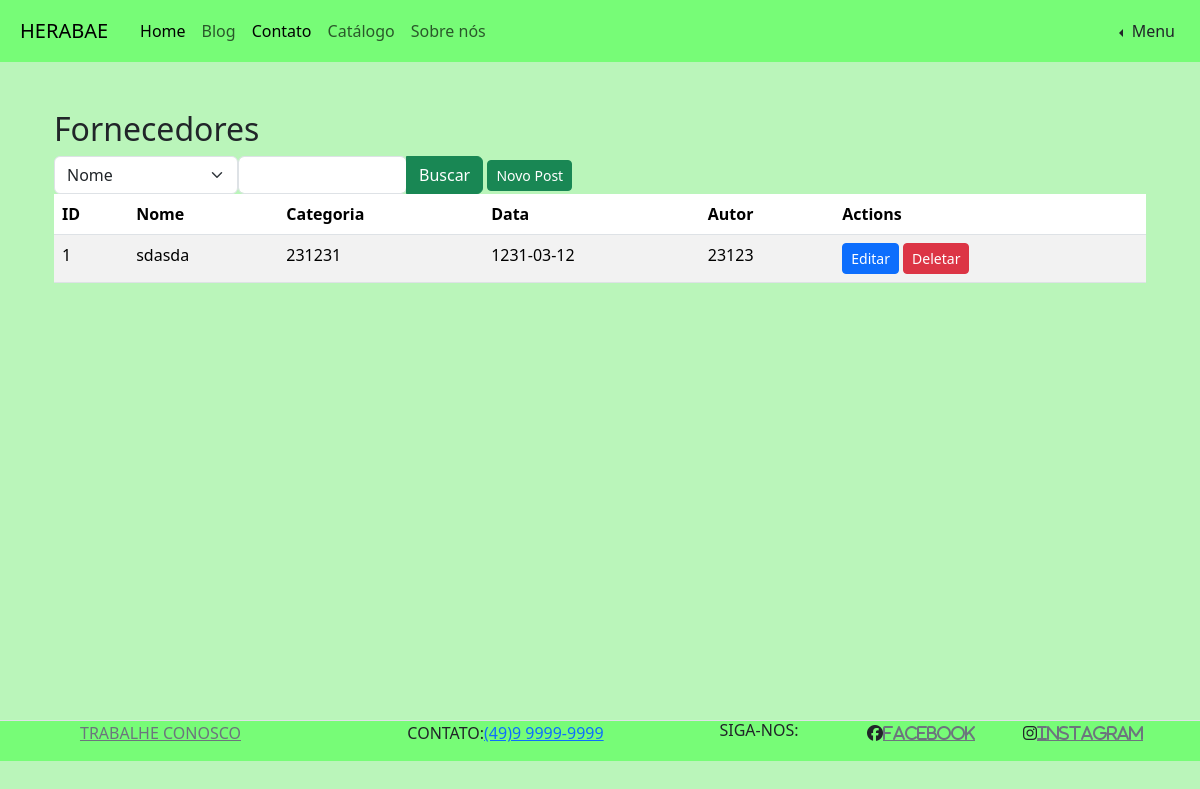
The page /php/admin/posts/postList.php (signed in) on the database as committed earlier.
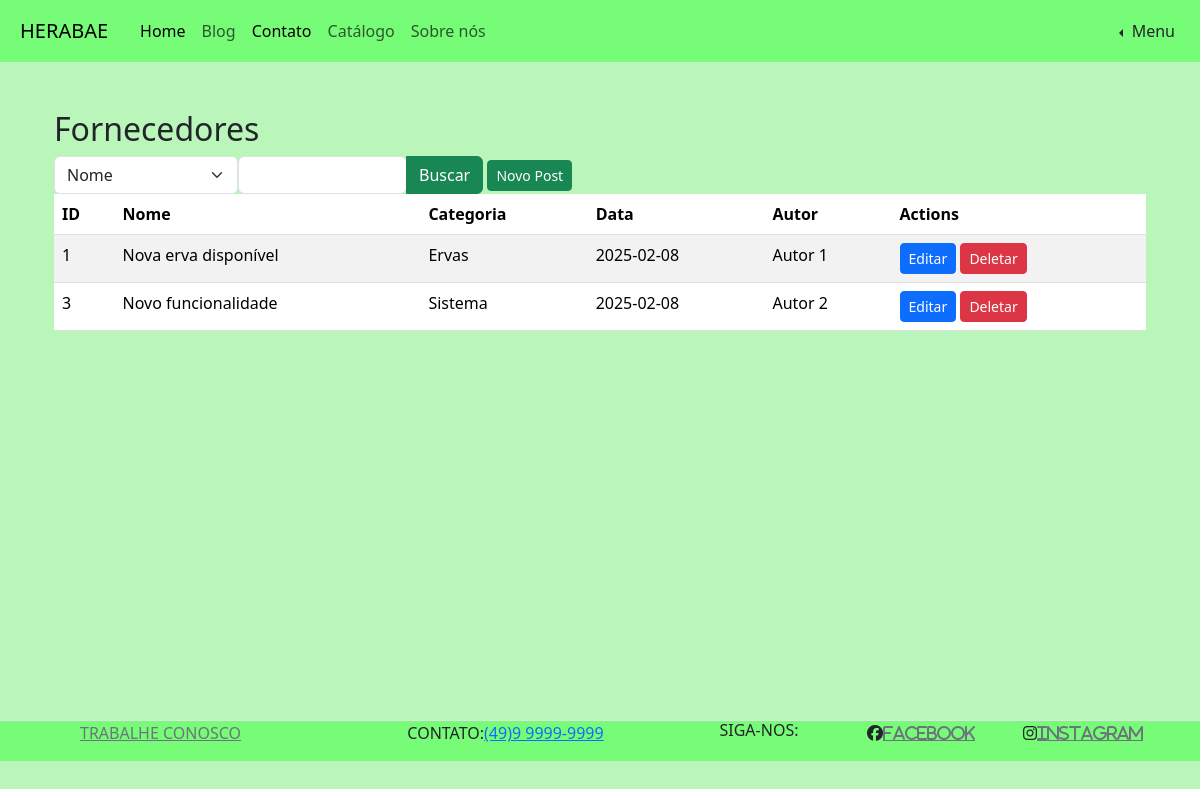
The same page on the database as committed later.
### tables this page shows
CREATE TABLE IF NOT EXISTS `post` (
  `id` int NOT NULL AUTO_INCREMENT,
  `name` varchar(50) NOT NULL DEFAULT '',
  `description` text NOT NULL,
  `date` date NOT NULL,
  `category` varchar(50) NOT NULL DEFAULT '',
  `author` varchar(50) NOT NULL DEFAULT '',
  PRIMARY KEY (`id`)
);

### php/admin/db.class.php (called while the page is built, shortened)
<?php
class db
{
    private $host = "localhost";
    private $user = "root";
    private $password = "";
    private $port = "3306";
    private $table_name;
    private $dbname = "db_site_venda_ervas";
    public function __construct($table_name)
    {
        $this->table_name = $table_name;
    }
    function conn()
    {
        try {
            $conn = new PDO(
                "mysql:host=$this->host;dbname=$this->dbname;port=$this->port",
                $this->user,
                $this->password,
                [
                    PDO::ATTR_ERRMODE,
                    PDO::ERRMODE_EXCEPTION,
                    PDO::MYSQL_ATTR_INIT_COMMAND => " SET NAMES utf8"
                ]
            );
            return $conn;
        } catch (PDOException $e) {
            echo "Erro: " . $e->getMessage();
        }
    }
    public function all($table_name = null)
    {
        $table_name = !empty($table_name) ? $table_name : $this->table_name;
        $conn = $this->conn();
        $sql = "SELECT * FROM $table_name";
        $stmt = $conn->prepare($sql);
        $stmt->execute();
        return $stmt->fetchALL(PDO::FETCH_CLASS);
    }
}

### php/admin/posts/postList.php (the view, shortened to what this page needs)
<?php
include "../../base/header.php";
include "../db.class.php";
$db = new db('post');
$db->checkLogin();
$db->checkAdminLogin();
if(!empty(($_POST))){
    $posts = $db->filter($_POST);
}else{
    $posts = $db->all();
}
?>
<div class="container mt-5">
    <h2>Fornecedores</h2>
   <form action="./postList.php" method="post">
    <div class="btn-group">
        <select class="form-select" name="field" id="">
            <option value="name">Nome</option>
        </select>
        <input class="form-control" type="text" name="val">
        <button class="btn btn-success" type="submit">Buscar</button>
    </div>
    <a href="postForm.php" class="btn btn-success btn-sm">Novo Post</a>
    </form>
    <table class="table table-striped">
        <thead>
            <tr>
                <th>ID</th>
                <th>Nome</th>
                <th>Categoria</th>
                <th>Data</th>
                <th>Autor</th>
           <th>Actions</th>
            </tr>
        </thead>
        <tbody>
            <?php foreach ($posts as $post): ?>
                <tr>
                    <td><?php echo $post->id; ?></td>
                    <td><?php echo $post->name ?></td>
                    <td><?php echo $post->category ?></td>
                    <td><?php echo $post->date; ?></td>
                    <td><?php echo $post->author ?></td>
                    <td>
                        <a href="postForm.php?id=<?php echo $post->id; ?>" class="btn btn-primary btn-sm">Editar</a>
                        <a href="postList.php?id=<?php echo $post->id; ?>" onclick='return confirm(` Deseja realmete excluir?`)' class="btn btn-danger btn-sm">Deletar</a>
                    </td>
                </tr>
            <?php endforeach; ?>
        </tbody>
    </table>
</div>
<?php include "../../base/footer.php"; ?>

Rows that differ between the two databases and show on the page:
changed post id 1: name "sdasda" → "Nova erva disponível"; category "231231" → "Ervas"; date "1231-03-12" → "2025-02-08"; author "23123" → "Autor 1"
added post: id "3", name "Novo funcionalidade", category "Sistema", date "2025-02-08", author "Autor 2"
